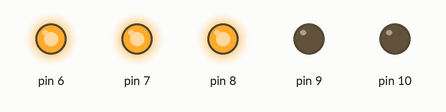
The sketch below on a simulated Arduino Uno, built with avr-gcc and run on an emulated ATmega328P. Shown: output pins drawn as LEDs (lit = HIGH).

Above: at 0.07 s.
At 2.62 s:
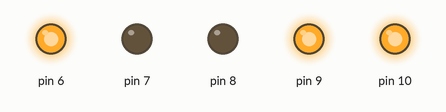
Timing chart, 0 to 3.0 s (numbered marks = the images above):
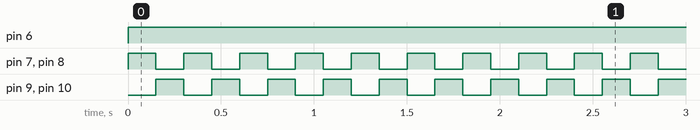

The sketch:

sketch_mar07a.ino
```cpp
void setup() {
  pinMode(8, OUTPUT);
  pinMode(9, OUTPUT);
  pinMode(10, OUTPUT);
  pinMode(7, OUTPUT);
  pinMode(6, OUTPUT);
}

void loop() {
digitalWrite(6,HIGH);
digitalWrite(8, HIGH);
digitalWrite(9, LOW);
digitalWrite(10, LOW);
digitalWrite(7, HIGH);
delay(150);
digitalWrite(8, LOW);
digitalWrite(9, HIGH);
digitalWrite(7, LOW);
digitalWrite(10, HIGH);
delay(150);
}
```

Measured:
- by itself, pin 6: LOW → HIGH at 0.00 s
- by itself, pin 7–10: alternates HIGH for 0.15 s and LOW for 0.15 s
